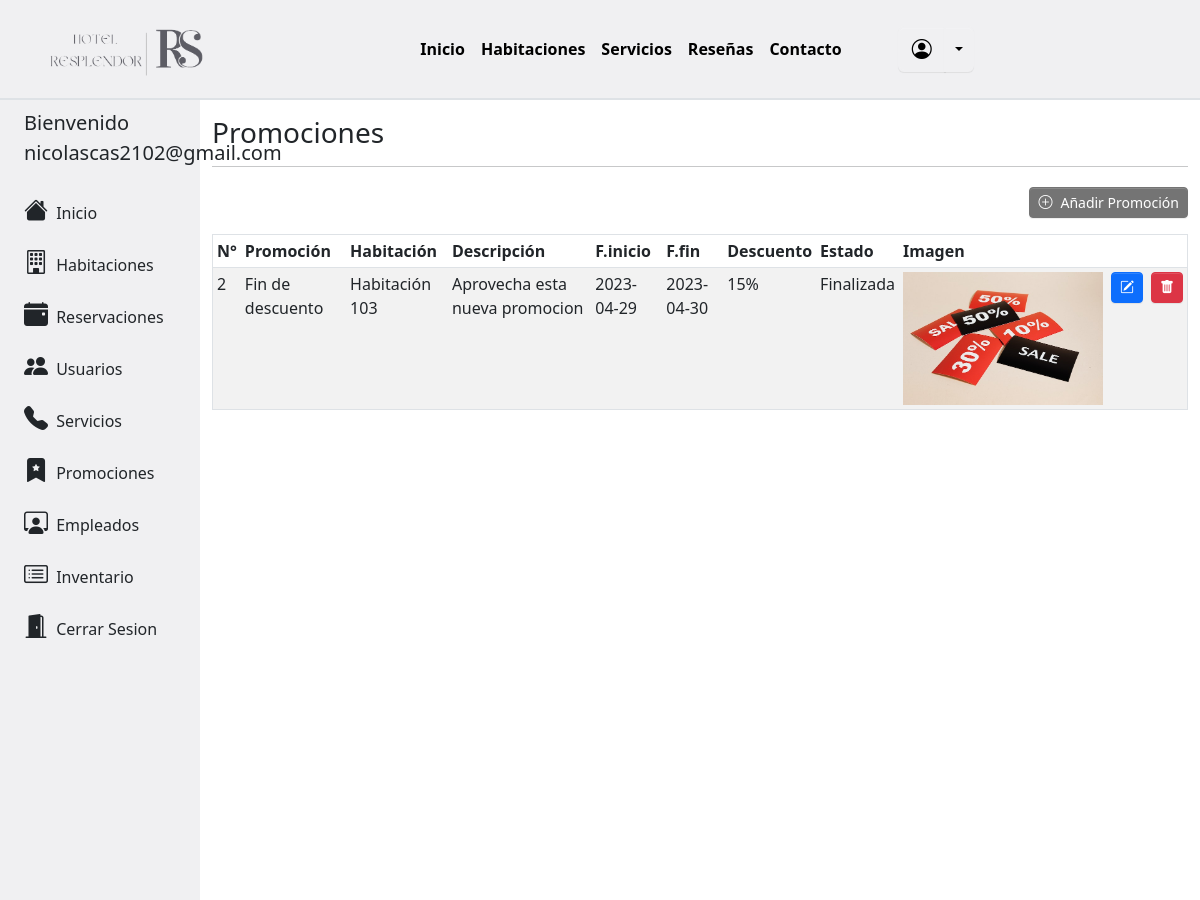
Screenshot of /admin_prom/promociones.php (signed in) with the database file from the repository.
### tables this page shows
CREATE TABLE `promociones` (
  `id_promocion` int(11) NOT NULL,
  `id_habitacion` int(11) NOT NULL,
  `nombre_prom` varchar(25) NOT NULL,
  `descripcion` varchar(255) NOT NULL,
  `fecha_inicio` date NOT NULL,
  `fecha_fin` date NOT NULL,
  `descuento` int(11) NOT NULL,
  `estado` varchar(25) DEFAULT NULL,
  `imagen` text DEFAULT NULL
);

CREATE TABLE `habitacion` (
  `id_habitacion` int(6) NOT NULL,
  `id_tipo_habitacion` int(11) NOT NULL,
  `id_estado` int(11) NOT NULL,
  `id_temporada` int(11) NOT NULL,
  `nombre_habitacion` varchar(25) NOT NULL,
  `descripcion_habitacion` text NOT NULL,
  `cantidad_personas` varchar(25) NOT NULL,
  `precio_Tb` int(11) NOT NULL,
  `precio_Ta` int(11) NOT NULL,
  `imagen_habitacion` text NOT NULL,
  `cant_reservas` int(11) NOT NULL,
  `id_promocion` int(11) DEFAULT NULL
);

### admin_prom/promociones.php (the view, shortened to what this page needs)
<!DOCTYPE html>
<html>
    <head>
        <link rel="stylesheet" href="../css/custom.css">
        <link rel="stylesheet" href="../libs/bootstrap-icons/bootstrap-icons.css">
        <link href="https://cdn.datatables.net/v/bs5/dt-1.13.4/datatables.min.css" rel="stylesheet"/>
        <link href="https://cdn.jsdelivr.net/npm/bootstrap@5.3.0-alpha3/dist/css/bootstrap.min.css" rel="stylesheet">
    </head>
    <body>
        <?php
            include '../modules/menu.php';
        ?>
                <?php
                    include '../modules/sidebar_admin.php';
                ?>
                <div class="col-xl-10 col-sm-10 col-md-9 py-3">
                    <h3 class="text-start">Promociones</h3>
                    <hr>
                    <div class="row mb-3">
                        <div class="col-lg-12 col-sm-12 text-end">
                            <a class='btn btn-info btn-sm mt-1' href='http://localhost/hotel/admin_prom/registrar_prom.php' type='submit' id='btnActualizar' value='".$fila["id_habitacion"]."'><i class='bi bi-plus-circle me-2'></i>Añadir Promoción</a>
                        </div>
                    </div>
                    <?php
                        $sql = "SELECT p.id_promocion, p.nombre_prom, p.descripcion, p.fecha_inicio, p.fecha_fin, p.descuento, p.imagen, p.estado, h.id_habitacion, h.nombre_habitacion, h.imagen_habitacion
                        FROM promociones p JOIN habitacion h ON p.id_habitacion = h.id_habitacion ORDER BY p.id_promocion DESC";
                        $resultset = $con->query($sql);
                    ?>
                    <div class="table-responsive">
                        <table class="table table-hover table-striped table-sm border" id="tabla" >
                            <thead>
                                <tr><th>N°</th><th>Promoción</th><th>Habitación</th><th>Descripción</th><th>F.inicio</th><th>F.fin</th><th>Descuento</th><th>Estado</th><th>Imagen</th><th></th><th></th></tr>
                            </thead>
                            <tbody>
                            <?php
                                if($resultset->num_rows>0){
                                    while($fila = $resultset->fetch_assoc()){
                                        echo "<tr id='tabla' class='articulo'><td>".$fila["id_promocion"]."</td><td>".$fila["nombre_prom"]."</td><td>".$fila["nombre_habitacion"]."</td><td>".$fila["descripcion"]."</td><td>".$fila["fecha_inicio"]."</td><td>".$fila["fecha_fin"]."</td><td>".$fila["descuento"]."%</td><td>".$fila["estado"]."</td><td> <img src='.".$fila["imagen"]."' class='img-fluid' style='max-width:200px'> </td>
                                        <td><a class='btn btn-primary btn-sm' href='http://localhost/hotel/admin_prom/actualizar.php?id=".$fila['id_promocion']."' type='submit' id='btnActualizar' value='".$fila["id_habitacion"]."'><i class='bi bi-pencil-square'></i> </a></td>
                                        <td><button class='btn btn-danger btn-sm' type='submit' id='btnEliminar' onclick='confirmar(this.value)' value='".$fila["id_promocion"]."'><i class='bi bi-trash-fill'></i>   </button></td></tr>";
                                    }
                                }
                            ?>
                            </tbody>
                        </table>
                    </div>
                </div>
    </body>
</html>

### rows the page displays
promociones: id_promocion "2", nombre_prom "Fin de descuento", id_habitacion.nombre_habitacion "Habitación 103", descripcion "Aprovecha esta nueva promocion", fecha_inicio "2023-04-29", fecha_fin "2023-04-30", descuento "15", estado "Finalizada", imagen (picture)

### other values shown
$_SESSION["Admin"] "nicolascas2102@gmail.com"
